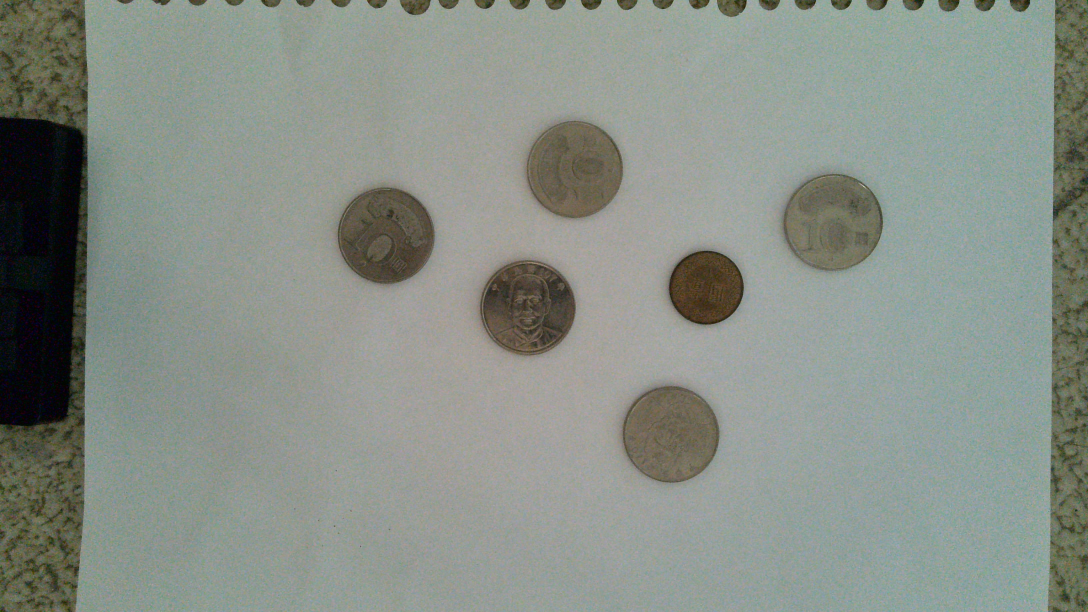
#> input picture DAY1/bright front and back/WIN_20250914_16_53_29_Pro.jpg, 3264 x 1836 px, found by its file name (shown at 1/3 size)
$ python 04_rotate.py
#> lines starting #> are read from the running program, lines starting #| are printed output that depends on the picture
import cv2
import os
import numpy as np

print("="*50)
print("OpenCV 範例 04: 旋轉圖片")
print("="*50)

current_dir = os.path.dirname(os.path.abspath(__file__))
parent_dir = os.path.dirname(current_dir)
img_path = "D:\\AWORKSPACE\\Github\\ComputerVisioncourse\\DAY1\\bright front and back\\WIN_20250914_16_53_29_Pro.jpg"
print(f"\n讀取圖片: {os.path.basename(img_path)}")

img = cv2.imread(img_path)
#> img is the input picture: shape (1836, 3264, 3); mean B, G, R 135.5, 143.7, 136.4

if img is None:
    print("錯誤：無法讀取圖片！")
else:
    max_width = 400
    height, width = img.shape[:2]
#> height = 1836; width = 3264
    scale = max_width / width
#> scale = 0.123
    new_width = int(width * scale)
#> new_width = 400
    new_height = int(height * scale)
#> new_height = 225
    img_resized = cv2.resize(img, (new_width, new_height))
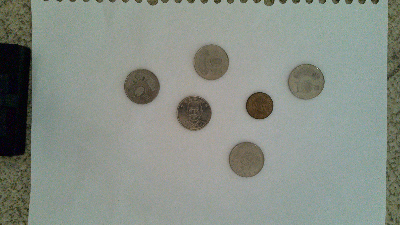
#> img_resized: shape (225, 400, 3); mean B, G, R 135.4, 143.6, 136.3

    center = (new_width // 2, new_height // 2)
#> center = (200, 112)

    rotate_45 = cv2.getRotationMatrix2D(center, 45, 1.0)
    img_45 = cv2.warpAffine(img_resized, rotate_45, (new_width, new_height))
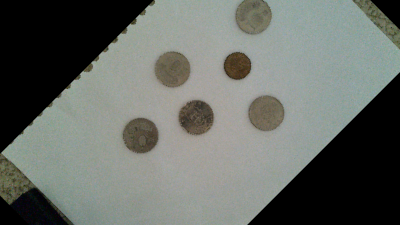
#> img_45: shape (225, 400, 3); mean B, G, R 102.2, 107.6, 103.4

    rotate_90 = cv2.getRotationMatrix2D(center, 90, 1.0)
#> rotate_90 = [[6.12e-17, 1, 88], [-1, 6.12e-17, 312]]
    img_90 = cv2.warpAffine(img_resized, rotate_90, (new_width, new_height))
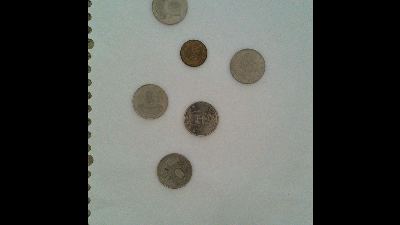
#> img_90: shape (225, 400, 3); mean B, G, R 80.9, 85.1, 83

    rotate_180 = cv2.getRotationMatrix2D(center, 180, 1.0)
    img_180 = cv2.warpAffine(img_resized, rotate_180, (new_width, new_height))
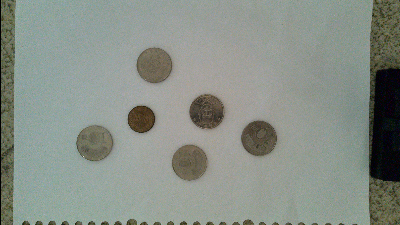
#> img_180: shape (225, 400, 3); mean B, G, R 135.3, 143.4, 136.2

    row1 = np.hstack([img_resized, img_45])
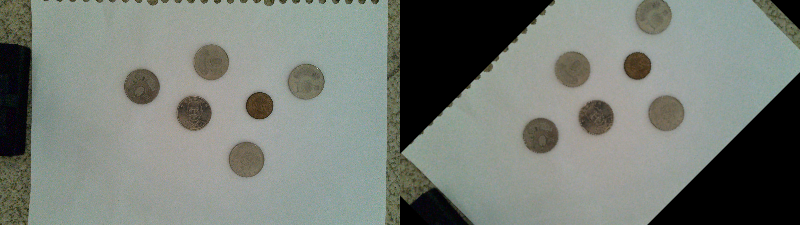
#> row1: shape (225, 800, 3); mean B, G, R 118.8, 125.6, 119.9
    row2 = np.hstack([img_90, img_180])
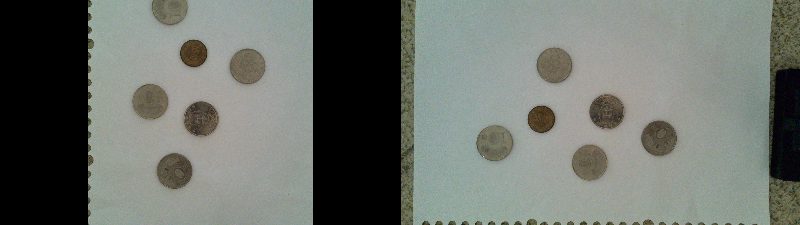
#> row2: shape (225, 800, 3); mean B, G, R 108.1, 114.3, 109.6
    combined = np.vstack([row1, row2])

    font = cv2.FONT_HERSHEY_SIMPLEX
    cv2.putText(combined, 'Original', (10, 30), font, 0.7, (0, 255, 0), 2)
    cv2.putText(combined, '45 deg', (new_width+10, 30), font, 0.7, (0, 255, 0), 2)
    cv2.putText(combined, '90 deg', (10, new_height+30), font, 0.7, (0, 255, 0), 2)
    cv2.putText(combined, '180 deg', (new_width+10, new_height+30), font, 0.7, (0, 255, 0), 2)
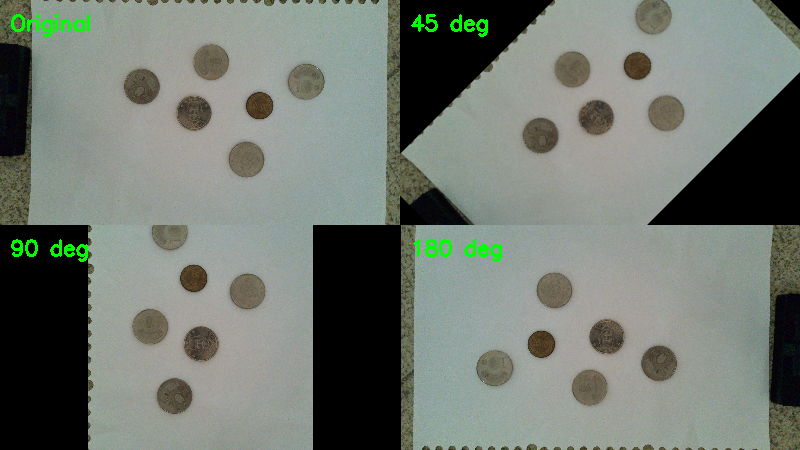
#> combined: shape (450, 800, 3); mean B, G, R 112.9, 121.2, 114.2

    cv2.imshow('Rotation Examples', combined)
    print(f"\n旋轉展示:")
    print("左上：原始圖片")
    print("右上：旋轉 45 度")
    print("左下：旋轉 90 度")
    print("右下：旋轉 180 度")
    print("\n按任意鍵關閉視窗...")
    cv2.waitKey(0)
    cv2.destroyAllWindows()

    save_path = os.path.join(current_dir, 'rotated_result.jpg')
    cv2.imwrite(save_path, img_90)
    print(f"\n旋轉90度圖片已儲存至: {os.path.basename(save_path)}")
    print("\n完成！")

$ run again, with DAY1/bright front and back/WIN_20250914_16_54_03_Pro.jpg copied over DAY1/bright front and back/WIN_20250914_16_53_29_Pro.jpg
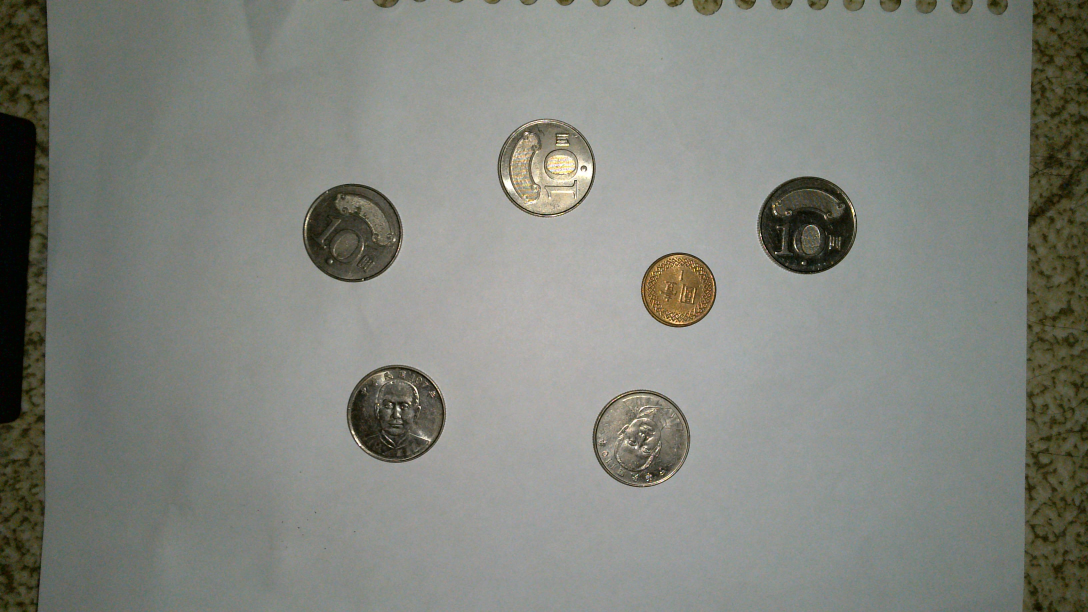
#> input picture DAY1/bright front and back/WIN_20250914_16_54_03_Pro.jpg, 3264 x 1836 px, found by its file name (shown at 1/3 size)
#> img is the input picture: shape (1836, 3264, 3); mean B, G, R 124.9, 132.1, 129.4
#> `row2 = np.hstack([img_90, img_180])`:
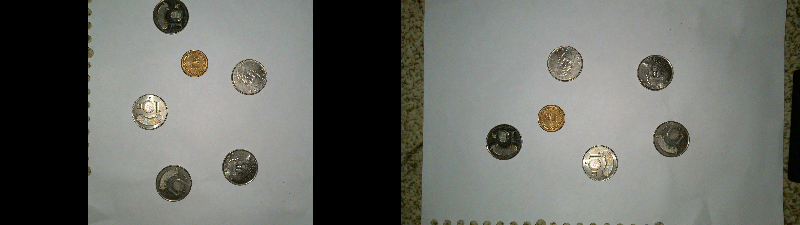
#> row2: shape (225, 800, 3); mean B, G, R 102.7, 107.9, 106.1
#> `cv2.putText(combined, '180 deg', (new_width+10, new_height+30), font, ..`:
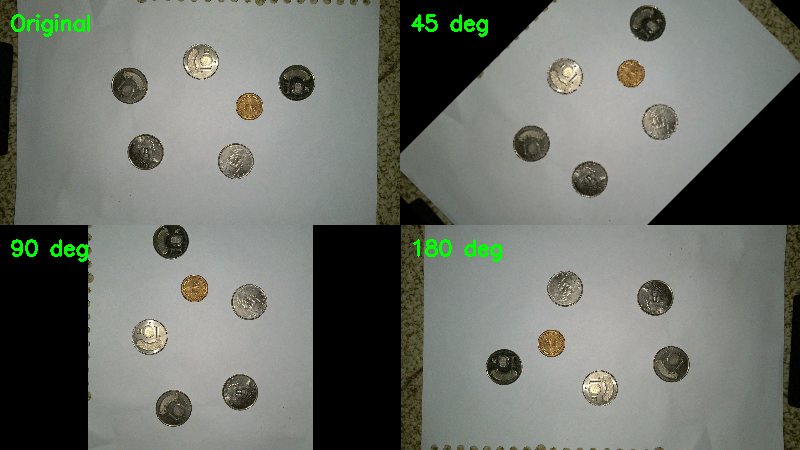
#> combined: shape (450, 800, 3); mean B, G, R 106.7, 113.9, 110.2

$ run again, with DAY1/bright front and back/WIN_20250914_16_54_39_Pro.jpg copied over DAY1/bright front and back/WIN_20250914_16_53_29_Pro.jpg
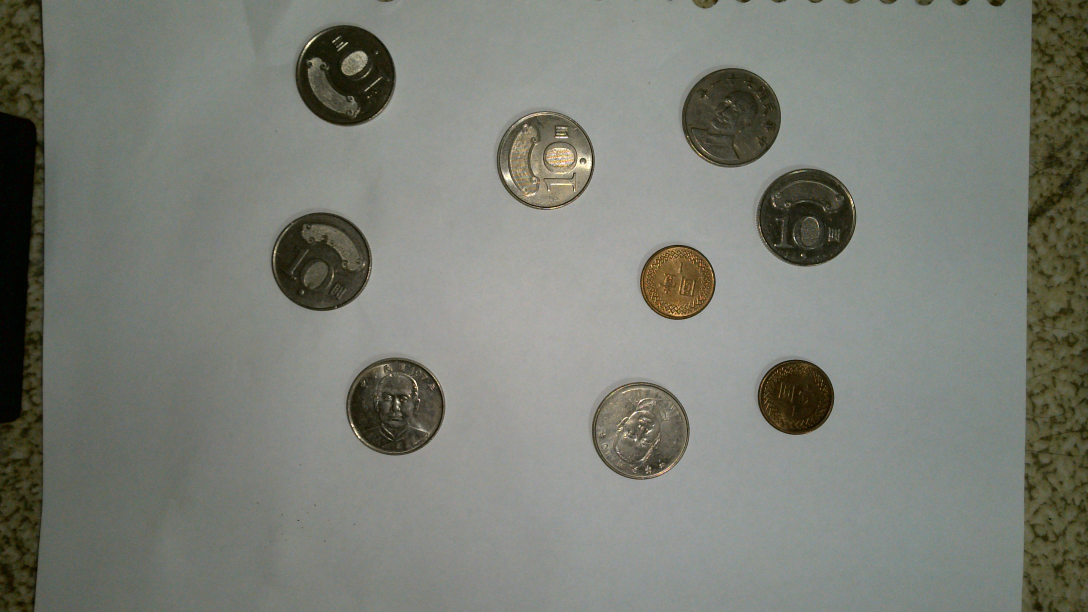
#> input picture DAY1/bright front and back/WIN_20250914_16_54_39_Pro.jpg, 3264 x 1836 px, found by its file name (shown at 1/3 size)
#> img is the input picture: shape (1836, 3264, 3); mean B, G, R 117.3, 125.8, 123
#> `row2 = np.hstack([img_90, img_180])`:
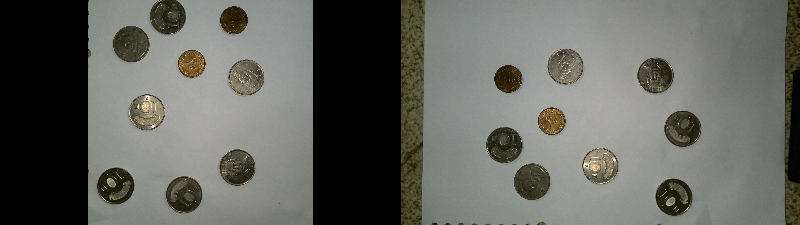
#> row2: shape (225, 800, 3); mean B, G, R 95, 101.3, 99.5
#> `cv2.putText(combined, '180 deg', (new_width+10, new_height+30), font, ..`:
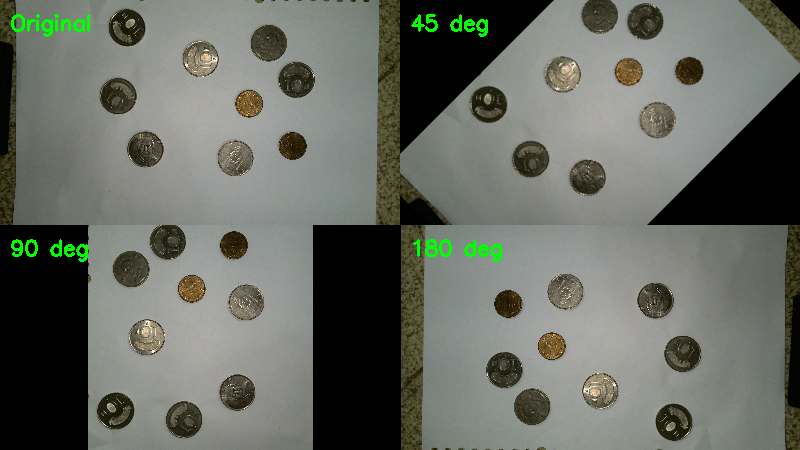
#> combined: shape (450, 800, 3); mean B, G, R 99.1, 107.5, 103.7
